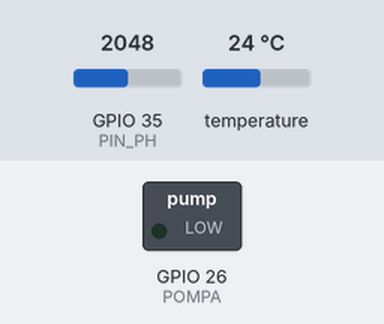
A sketch run on a simulated ESP32. Shown: switched loads named in the sketch (green lamp = pin HIGH). Inputs (shaded band) come from the test bench; at power-on: GPIO 35 (PIN_PH) = 2048, temperature 24 °C. WiFi joins after 1.5 s; servers stay silent unless stated; what the sketch prints to the serial monitor is not drawn.

Above: at 0.1 s.
At 1.9 s:
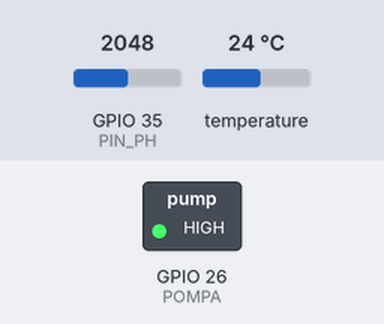
Timing chart, 0 to 3.4 s (numbered marks = the images above):
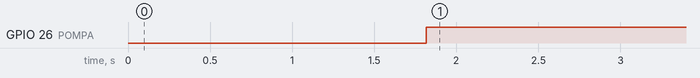

The sketch:

akuaponik_iot.ino
```cpp
#include <WiFi.h>
#include <WiFiClientSecure.h>
#include <UniversalTelegramBot.h>
#include <OneWire.h>
#include <DallasTemperature.h>

const char* SSID = "NamaWiFi";
const char* PASS = "PasswordWiFi";
#define BOT_TOKEN "TOKEN-DARI-BOTFATHER"
#define CHAT_ID   "ID-CHAT-KAMU"

const int PIN_SUHU = 4;          // DS18B20 (pull-up 4.7k ke 3V3)
const int PIN_PH   = 35;         // modul pH lewat pembagi 10k/20k
const int POMPA    = 26;         // relay pompa
const float V_PH7 = 2.50, V_PH4 = 3.04;   // hasil kalibrasi kamu
const unsigned long NYALA_MS = 15UL * 60000;   // pompa 15 menit
const unsigned long JEDA_MS  = 45UL * 60000;   // istirahat 45 menit

OneWire ow(PIN_SUHU); DallasTemperature suhuSensor(&ow);
WiFiClientSecure client; UniversalTelegramBot bot(BOT_TOKEN, client);
unsigned long mulaiSiklus = 0, terakhirLapor = 0;

float bacaPH() {
  long total = 0;
  for (int i = 0; i < 20; i++) { total += analogReadMilliVolts(PIN_PH); delay(10); }
  float v = total / 20.0 / 1000.0 * 1.5;           // balikkan pembagi tegangan
  float perPH = (V_PH4 - V_PH7) / 3.0;
  return 7.0 - (v - V_PH7) / perPH;
}

void setup() {
  Serial.begin(115200);
  pinMode(POMPA, OUTPUT);
  suhuSensor.begin();
  WiFi.begin(SSID, PASS);
  while (WiFi.status() != WL_CONNECTED) delay(500);
  client.setCACert(TELEGRAM_CERTIFICATE_ROOT);
  bot.sendMessage(CHAT_ID, "Akuaponik online", "");
}

void loop() {
  // pompa terjadwal: 15 menit nyala, 45 menit mati
  unsigned long t = (millis() - mulaiSiklus) % (NYALA_MS + JEDA_MS);
  digitalWrite(POMPA, t < NYALA_MS ? HIGH : LOW);

  suhuSensor.requestTemperatures();
  float suhu = suhuSensor.getTempCByIndex(0);
  float ph = bacaPH();
  Serial.printf("Suhu %.1f C  pH %.2f\n", suhu, ph);

  bool aneh = suhu < 22 || suhu > 30 || ph < 6.0 || ph > 8.0;
  if (aneh && (terakhirLapor == 0 || millis() - terakhirLapor > 30UL * 60000)) {   // maks 1 pesan/30 menit
    String pesan = "Cek akuaponik!\nSuhu: " + String(suhu, 1) + " C\npH: " + String(ph, 2);
    bot.sendMessage(CHAT_ID, pesan, "");
    terakhirLapor = millis();
  }
  delay(5000);
}
```

Measured:
- by itself, GPIO 26 (POMPA): LOW → HIGH at 1.8 s
